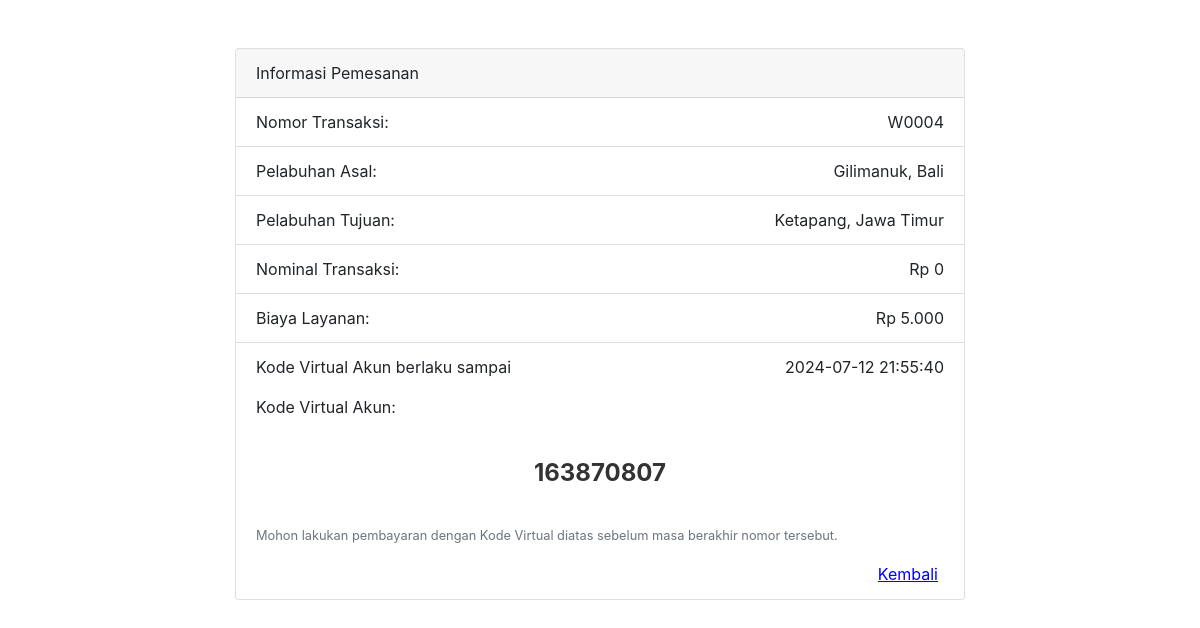
The page /struk.php?l=0&d=0&a=0&b=0&t=4 on the database its author committed.
### tables this page shows
CREATE TABLE `tiket` (
  `id_tiket` int(11) NOT NULL,
  `id_rute` int(11) DEFAULT NULL,
  `kelas` enum('reguler','express') DEFAULT NULL,
  `jenis_jasa` enum('pejalan_kaki','kendaraan') DEFAULT NULL,
  `tanggal` date DEFAULT NULL,
  `jam` time DEFAULT NULL,
  `harga` int(11) DEFAULT NULL
);

CREATE TABLE `rute` (
  `id_rute` int(11) NOT NULL,
  `pelabuhan_asal` varchar(255) DEFAULT NULL,
  `pelabuhan_tujuan` varchar(255) DEFAULT NULL,
  `status` tinyint(1) DEFAULT NULL,
  `harga` int(11) DEFAULT NULL
);

### actions/koneksi.php (called while the page is built, shortened)
<?php
$conn = mysqli_connect("localhost", "root", "", "harborship");
function query($statement)
{
    global $conn;
    return mysqli_query($conn, $statement);
}
function fetch($statement)
{
    return mysqli_fetch_array($statement);
}

### struk.php (the view, shortened to what this page needs)
<?php
require './actions/koneksi.php';
$tiket = isset($_GET['t']) ? intval($_GET['t']) : 0;
$total_semua = 0;
?>
<!DOCTYPE html>
<html lang="en">
<head>
    <link href="https://stackpath.bootstrapcdn.com/bootstrap/4.5.2/css/bootstrap.min.css" rel="stylesheet">
    <link rel="stylesheet" type="text/css" href="https://common.olemiss.edu/_js/sweet-alert/sweet-alert.css">
</head>
<body>
    <div class="container mt-5">
        <div class="row">
            <div class="col-md-8 offset-md-2">
                <div class="card">
                    <div class="card-header">
                        Informasi Pemesanan
                    </div>
                    <?php
                    $query = query("SELECT * FROM tiket INNER JOIN rute ON tiket.id_rute=rute.id_rute WHERE id_tiket='$tiket'");
                    $data_tiket = fetch($query);
                    ?>
                    <ul class="list-group list-group-flush">
                        <li class="list-group-item">Nomor Transaksi: <span class="float-right">W000<?= $data_tiket['id_tiket'] ?></span></li>
                        <li class="list-group-item">Pelabuhan Asal: <span class="float-right"><?= $data_tiket['pelabuhan_asal'] ?></span></li>
                        <li class="list-group-item">Pelabuhan Tujuan: <span class="float-right"><?= $data_tiket['pelabuhan_tujuan'] ?></span></li>
                        <li class="list-group-item">Nominal Transaksi: <span class="float-right">Rp <?= number_format($total_semua, 0, ",", ".") ?></span></li>
                        <li class="list-group-item">Biaya Layanan: <span class="float-right">Rp 5.000</span></li>
                        <li class="list-group-item">
                            <p>Kode Virtual Akun berlaku sampai <span class="float-right"><?= $data_tiket['tanggal'] . " " . $data_tiket['jam'] ?></span></p>
                            <p>Kode Virtual Akun: </p>
                            <div class="container">
                                <div class="tahansimpan" onclick="alert_last(); copyToClipboard();">
                                    <p><?= rand() ?></p>
                                </div>
                            </div>
                            <p class="text-muted small">Mohon lakukan pembayaran dengan Kode Virtual diatas sebelum masa berakhir nomor tersebut.</p>
                            <form method="POST">
                                <button type="submit" style="float: right; border: none; background-color: white; text-decoration: underline; color: blue;">Kembali</button>
                            </form>
                        </li>
                    </ul>
                </div>
            </div>
        </div>
    </div>
</body>
</html>

### struk.php (style rules this page uses)
.tahansimpan { text-align: center; padding: 20px 0; margin: 15px 0; cursor: pointer; position: relative; }
.tahansimpan p { font-size: 24px; font-weight: bold; margin: 0; color: #333; }

### rows shown on the page
tiket: id_tiket "4", id_rute.pelabuhan_asal "Gilimanuk, Bali", id_rute.pelabuhan_tujuan "Ketapang, Jawa Timur", tanggal "2024-07-12", jam "21:55:40"

### other values the page prints
$total_semua "0"
